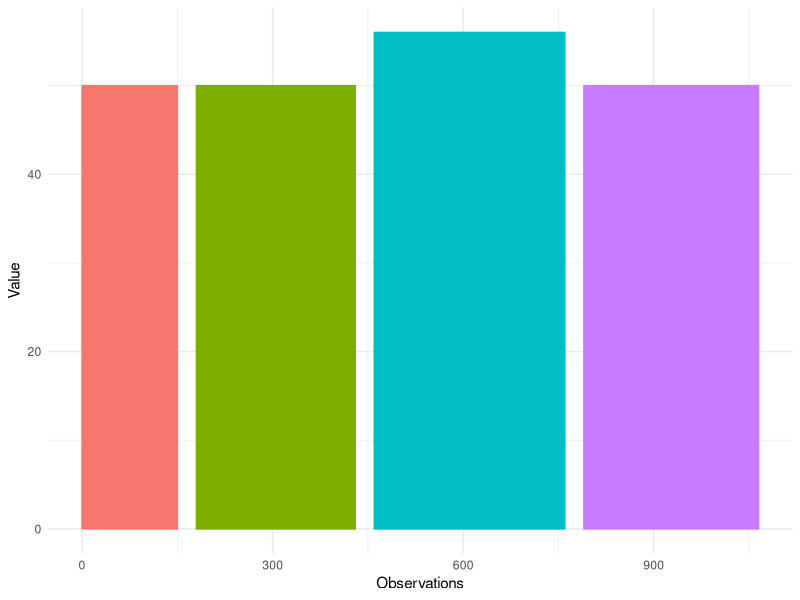
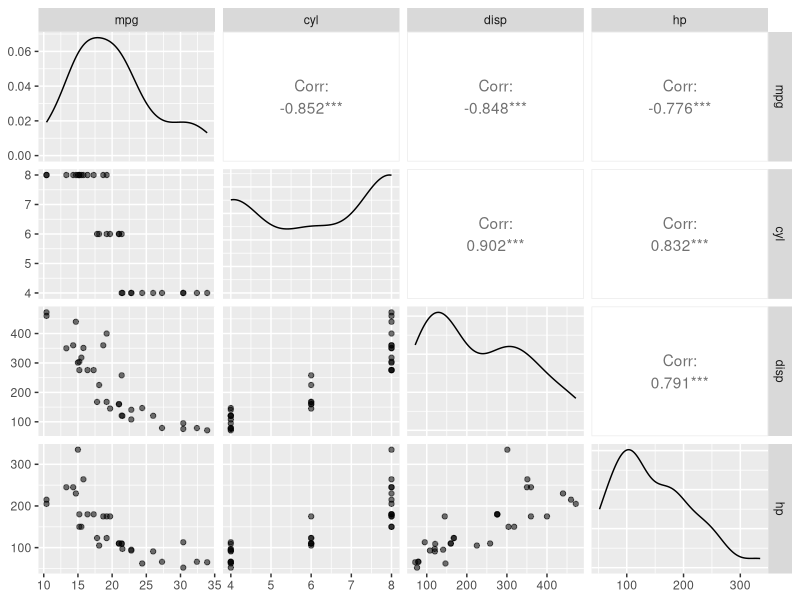
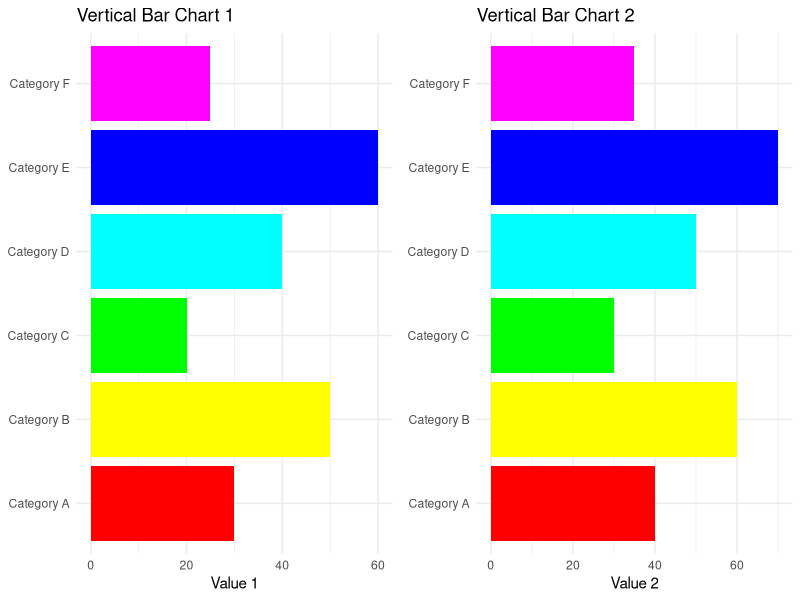
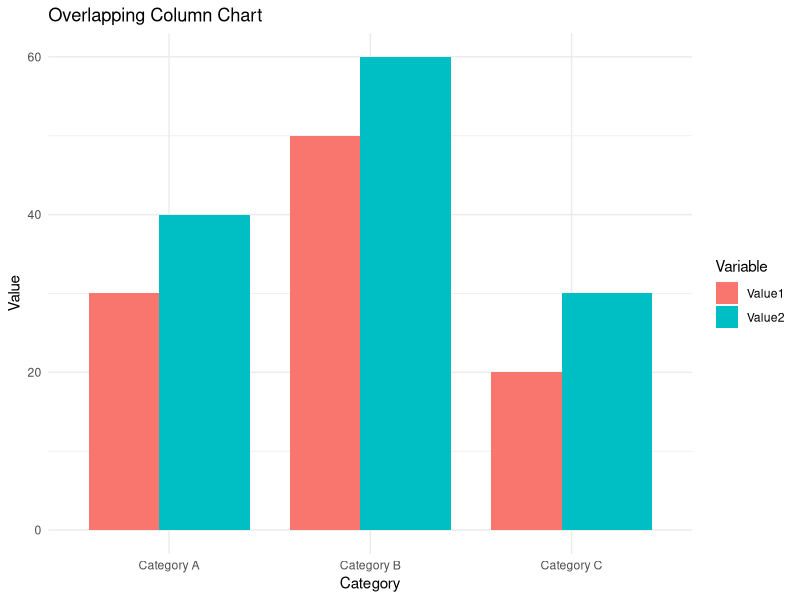

R code for these plots, in order:
## ---- chunk 1
# Load ggplot2
library(ggplot2)

# Make data
data <- data.frame(
  group = c("A ", "B ", "C ", "D "),
  value = c(50, 50, 56, 50),
  number_of_obs = c(150, 250, 300, 275)
)

# Calculate the future positions on the x-axis of each bar (left border, central position, right border)
data$right <- cumsum(data$number_of_obs) + 30 * (0:(nrow(data) - 1))
data$left <- data$right - data$number_of_obs

# Plot
ggplot(data, aes(ymin = 0)) +
  geom_rect(aes(xmin = left, xmax = right, ymax = value, colour = group, fill = group)) +
  xlab("Observations") +
  ylab("Value") +
  theme_minimal() +  # Use the default ggplot2 theme
  theme(legend.position = "none")
## ---- chunk 2
install.packages('ggplot2')
library('ggplot2')
install.packages('GGally')
library(GGally)

#ggpairs(mtcars)
ggpairs(mtcars,columns = 1:4,aes(cyl = cyl, alpha = 0.5))

## ---- chunk 3
# Load the ggplot2 and gridExtra libraries
library(ggplot2)
library(gridExtra)

# Create a sample dataset
data <- data.frame(
  Category = c("Category A", "Category B", "Category C", "Category D", "Category E", "Category F"),
  Value1 = c(30, 50, 20, 40, 60, 25),
  Value2 = c(40, 60, 30, 50, 70, 35)
)

# Create the first vertical bar chart (Value1)
plot1 <- ggplot(data, aes(x = Category, y = Value1, fill = Category)) +
  geom_bar(stat = "identity") +
  scale_fill_manual(values = rainbow(nrow(data))) +
  labs(title = "Vertical Bar Chart 1",
       x = NULL,
       y = "Value 1") +
  theme_minimal() +
  theme(legend.position = "none") +
  coord_flip()

# Create the second vertical bar chart (Value2)
plot2 <- ggplot(data, aes(x = Category, y = Value2, fill = Category)) +
  geom_bar(stat = "identity") +
  scale_fill_manual(values = rainbow(nrow(data))) +
  labs(title = "Vertical Bar Chart 2",
       x = NULL,
       y = "Value 2") +
  theme_minimal() +
  theme(legend.position = "none") +
  coord_flip()

# Arrange the two plots side by side
grid.arrange(plot1, plot2, ncol = 2)
## ---- chunk 4
# Load the ggplot2 library
library(ggplot2)

# Create a sample dataset
data <- data.frame(
  Category = c("Category A", "Category B", "Category C"),
  Value1 = c(30, 50, 20),
  Value2 = c(40, 60, 30)
)

# Reshape the data to long format for overlapping columns
library(tidyr)
data_long <- pivot_longer(data, cols = starts_with("Value"), names_to = "Variable", values_to = "Value")

# Create the column chart with slightly overlapping columns
ggplot(data_long, aes(x = Category, y = Value, fill = Variable)) +
  geom_col(position = position_dodge(width = 0.7)) +  # Adjust the width for overlapping
  labs(title = "Overlapping Column Chart",
       x = "Category",
       y = "Value") +
  theme_minimal()
